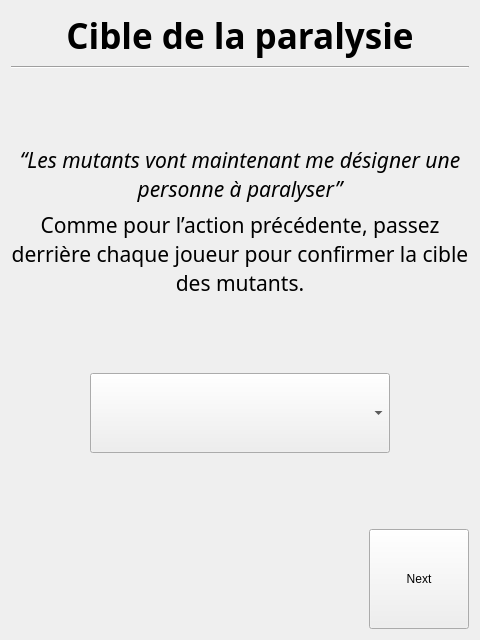
<?xml version="1.0" encoding="UTF-8"?>
<ui version="4.0">
 <class>MutantsParalysisTarget</class>
 <widget class="QWidget" name="MutantsParalysisTarget">
  <property name="geometry">
   <rect>
    <x>0</x>
    <y>0</y>
    <width>480</width>
    <height>640</height>
   </rect>
  </property>
  <property name="windowTitle">
   <string>Form</string>
  </property>
  <property name="styleSheet"><string notr="true"/>
  </property>
  <layout class="QGridLayout" name="gridLayout">
   <item row="0" column="0">
    <layout class="QVBoxLayout" name="verticalLayout_2">
     <item alignment="Qt::AlignHCenter">
      <widget class="QLabel" name="label">
       <property name="sizePolicy">
        <sizepolicy hsizetype="Fixed" vsizetype="Fixed">
         <horstretch>0</horstretch>
         <verstretch>0</verstretch>
        </sizepolicy>
       </property>
       <property name="font">
        <font>
         <family>Yu Gothic UI Semibold</family>
         <pointsize>26</pointsize>
         <weight>75</weight>
         <bold>true</bold>
        </font>
       </property>
       <property name="text">
        <string>Cible de la paralysie</string>
       </property>
       <property name="alignment">
        <set>Qt::AlignCenter</set>
       </property>
      </widget>
     </item>
     <item>
      <layout class="QVBoxLayout" name="verticalLayout">
       <item>
        <widget class="Line" name="line">
         <property name="font">
          <font>
           <family>Yu Gothic UI Semilight</family>
           <pointsize>18</pointsize>
          </font>
         </property>
         <property name="orientation">
          <enum>Qt::Horizontal</enum>
         </property>
        </widget>
       </item>
       <item>
        <spacer name="verticalSpacer_2">
         <property name="orientation">
          <enum>Qt::Vertical</enum>
         </property>
         <property name="sizeHint" stdset="0">
          <size>
           <width>20</width>
           <height>40</height>
          </size>
         </property>
        </spacer>
       </item>
       <item>
        <widget class="QLabel" name="label_4">
         <property name="font">
          <font>
           <family>Segoe UI Light</family>
           <pointsize>16</pointsize>
           <italic>true</italic>
          </font>
         </property>
         <property name="text">
          <string>“Les mutants vont maintenant me désigner une personne à paralyser”</string>
         </property>
         <property name="alignment">
          <set>Qt::AlignCenter</set>
         </property>
         <property name="wordWrap">
          <bool>true</bool>
         </property>
        </widget>
       </item>
       <item>
        <widget class="QLabel" name="label_5">
         <property name="sizePolicy">
          <sizepolicy hsizetype="Preferred" vsizetype="Preferred">
           <horstretch>0</horstretch>
           <verstretch>0</verstretch>
          </sizepolicy>
         </property>
         <property name="font">
          <font>
           <family>Segoe UI Light</family>
           <pointsize>16</pointsize>
           <italic>false</italic>
           <kerning>true</kerning>
          </font>
         </property>
         <property name="text">
          <string>Comme pour l’action précédente, passez derrière chaque joueur pour confirmer la cible des mutants.</string>
         </property>
         <property name="alignment">
          <set>Qt::AlignCenter</set>
         </property>
         <property name="wordWrap">
          <bool>true</bool>
         </property>
        </widget>
       </item>
       <item>
        <spacer name="verticalSpacer_4">
         <property name="orientation">
          <enum>Qt::Vertical</enum>
         </property>
         <property name="sizeHint" stdset="0">
          <size>
           <width>20</width>
           <height>40</height>
          </size>
         </property>
        </spacer>
       </item>
       <item alignment="Qt::AlignHCenter">
        <widget class="QComboBox" name="selectTarget">
         <property name="minimumSize">
          <size>
           <width>300</width>
           <height>80</height>
          </size>
         </property>
        </widget>
       </item>
       <item>
        <spacer name="verticalSpacer">
         <property name="orientation">
          <enum>Qt::Vertical</enum>
         </property>
         <property name="sizeHint" stdset="0">
          <size>
           <width>20</width>
           <height>40</height>
          </size>
         </property>
        </spacer>
       </item>
       <item alignment="Qt::AlignRight">
        <widget class="QPushButton" name="nextButton">
         <property name="sizePolicy">
          <sizepolicy hsizetype="Fixed" vsizetype="Fixed">
           <horstretch>0</horstretch>
           <verstretch>0</verstretch>
          </sizepolicy>
         </property>
         <property name="minimumSize">
          <size>
           <width>100</width>
           <height>100</height>
          </size>
         </property>
         <property name="text">
          <string>Next</string>
         </property>
        </widget>
       </item>
      </layout>
     </item>
    </layout>
   </item>
  </layout>
 </widget>
 <resources/>
 <connections/>
</ui>
